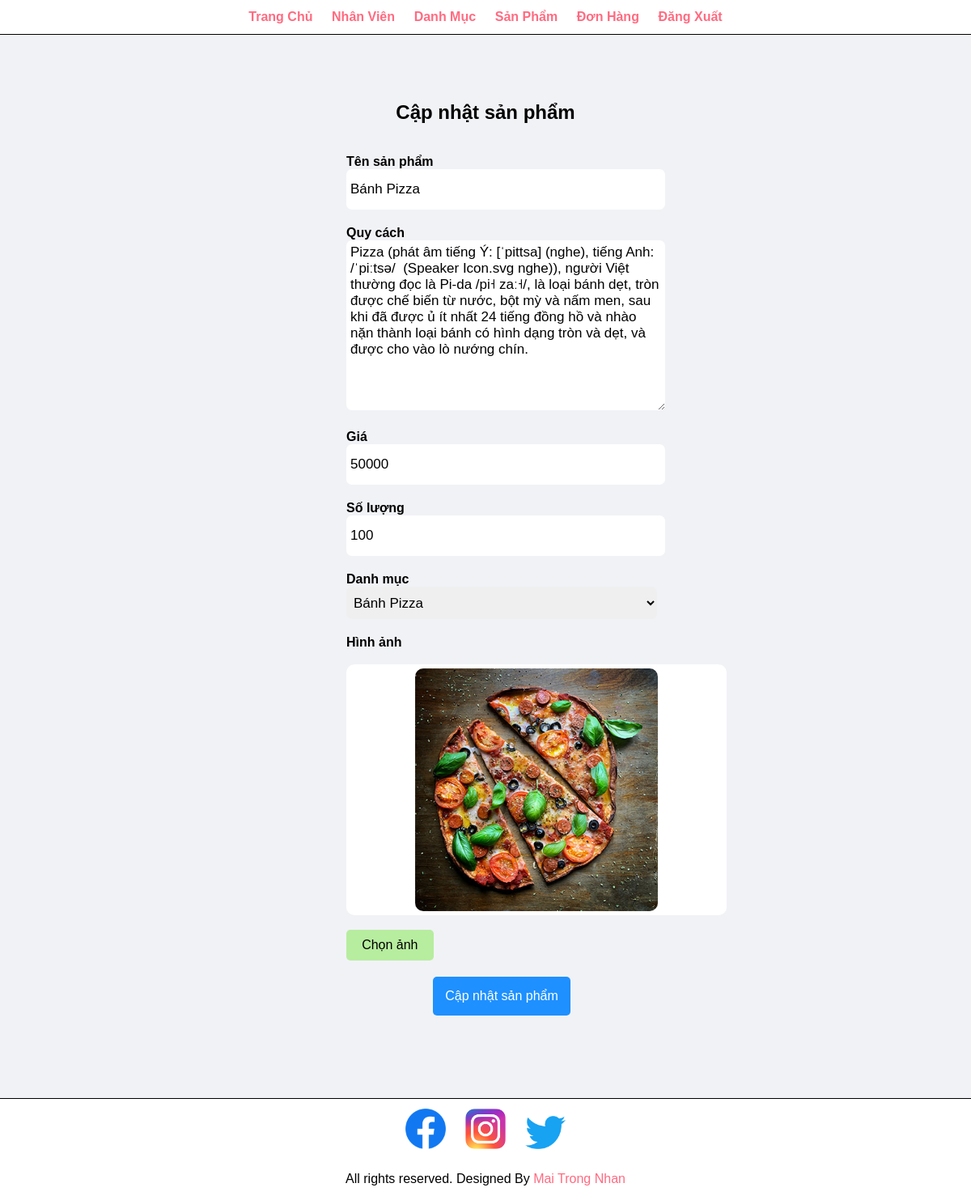
Page /admin/update-product.php?id=14 (signed in) on the committed database.
### tables this page shows
CREATE TABLE `HinhHangHoa` (
  `MaHinh` int(5) NOT NULL,
  `TenHinh` varchar(200) DEFAULT NULL,
  `MSHH` int(5) DEFAULT NULL
);

CREATE TABLE `HangHoa` (
  `MSHH` int(5) NOT NULL,
  `TenHH` varchar(100) DEFAULT NULL,
  `QuyCach` varchar(2000) DEFAULT NULL,
  `Gia` int(20) DEFAULT NULL,
  `SoLuongHang` int(10) DEFAULT NULL,
  `MaLoaiHang` int(5) DEFAULT NULL
);

### Config/connect.php (called while the page is built, shortened)
<?php
function executeSQLResult ($conn, $sql) {
    $result = mysqli_query($conn, $sql);
    $data = array();
    while ($row = mysqli_fetch_array($result)) {
        $data[] = $row;
    }
    return $data;
}
?>

### Admin/update-product.php (the view, shortened to what this page needs)
<?php include('./layouts/header.php') ?>
<section class="main">
    <div class="container">
        <h1 class="text-center">Cập nhật sản phẩm</h1>
        <br>
        <form action="" method="POST" enctype="multipart/form-data">
            <?php
            if (isset($_GET['id'])) {
                $id = $_GET['id'];
            } else {
                $_SESSION['error'] = 'Không có dữ liệu';
                header('Location: ' . URL . 'Admin/manager-products.php');
            }
            $conn = connectToDatabase();
            $sql = "SELECT HangHoa.MSHH, TenHH, QuyCach, Gia, SoLuongHang, HangHoa.MaloaiHang, MaHinh, TenHinh
                    FROM HangHoa, HinhHangHoa, LoaiHangHoa
                    WHERE HangHoa.MSHH = HinhHangHoa.MSHH AND LoaiHangHoa.MaLoaiHang = HangHoa.MaLoaiHang AND HangHoa.MSHH = $id;";
            $products = executeSQLResult($conn, $sql);
            $nameProduct = $products[0]['TenHH'];
            $description = $products[0]['QuyCach'];
            $price = $products[0]['Gia'];
            $quality = $products[0]['SoLuongHang'];
            $category = $products[0]['MaloaiHang'];
            $pathImage = URL . 'images/products/' . $products[0]['TenHinh'];
            ?>
            <div class="group-input">
                <p><b>Tên sản phẩm</b></p>
                <input type="text" name="Name-Product" value="<?php echo $nameProduct; ?>" required placeholder="Tên sản phẩm *" class="format-ip">
            </div>
            <div class="group-input">
                <p><b>Quy cách</b></p>
                <textarea name="Description" id="" cols="30" rows="10" require placeholder="Quy cách *"><?php echo $description; ?></textarea>
            </div>
            <div class="group-input">
                <p><b>Giá</b></p>
                <input type="number" name="Price" id="price" value="<?php echo $price; ?>" required placeholder="Giá *" class="format-ip">
            </div>
            <div class="group-input">
                <p><b>Số lượng</b></p>
                <input type="number" name="Quality" id="quality" value="<?php echo $quality; ?>" required placeholder="Số lượng *" class="format-ip">
            </div>
            <div class="group-input">
                <p><b>Danh mục</b></p>
                <select name="Category" class="format-ip">
                    <?php
                    $sql = "SELECT MaLoaiHang, TenLoaiHang FROM LoaiHangHoa";
                    $listCategories = executeSQLResult($conn, $sql);
                    for ($i = 0; $i < count($listCategories); $i++) {
                        $codeCategory = $listCategories[$i]['MaLoaiHang'];
                        $nameCategory = $listCategories[$i]['TenLoaiHang'];
                        if ($codeCategory == $category) {
                            echo "<option value='$codeCategory' selected>$nameCategory</option>";
                        } else {
                            echo "<option value='$codeCategory'>$nameCategory</option>";
                        }
                    }
                    ?>
                </select>
            </div>
            <div class="group-input">
                <p><b>Hình ảnh</b></p>
                <br>
                <div id="img-review">
                    <img id='img-show' class='format-img-review img-category' width=300px height=300px src=<?php echo $pathImage; ?>>
                </div>
                <br>
                <label for="image-upload" class="input-file btn-secondary">
                    Chọn ảnh
                </label>
            </div>
            <div class="group-input">
                <input type="submit" id="register" value="Cập nhật sản phẩm" name="submit" class="btn-primary">
            </div>
        </form>
    </div>
</section>
<?php
include('./layouts/footer.php') ?>

### Admin/css/style.css (style rules this page uses)
* { margin: 0; padding: 0; font-family: Arial, Helvetica, sans-serif; }
body { margin: 0; padding: 0; width: 100%; }
.container { width: 80%; margin: 0 auto; padding: 1%; }
.text-center { text-align: center; }
.btn-primary { background-color: #1e90ff; padding: 1%; border-radius: 5px; color: white; text-decoration: none; display: block; text-align: center; }
.btn-secondary { background-color: #b7ed9f; border: 0; padding: 1%; border-radius: 5px; color: black; text-decoration: none; display: block; text-align: center; }
select { border: 0; }
.main { background-color: #f1f2f6; padding-top: 70px; padding-bottom: 70px; border-bottom: 1px solid; }
.main form { width: 40%; margin: 0 auto; }
.group-input { margin: 20px; width: 100%; }
.group-input p { text-align: left; }
.group-input input[type="submit"] { padding: 15px; font-size: 16px; border: 0; margin: 0 auto; }
.group-input textarea { border: 0; width: 100%; padding: 5px; font-size: 17px; border-radius: 7px; }
.format-ip { border: 0; width: 100%; height: 40px; padding: 5px; font-size: 17px; border-radius: 7px; }
.img-category { border-radius: 10px; }
.input-file { width: 100px; height: 30px; line-height: 30px; }
#img-review { width: 470px; height: 310px; margin: 0 auto; background-color: white; border-radius: 10px; overflow-y: hidden; }
.format-img-review { position: relative; left: 85px; top: 5px; line-height: 310px; }

### rows in the picture
hinhhanghoa: Name-Product "Bánh Pizza", Description "Pizza (phát âm tiếng Ý: [ˈpittsa] (nghe), tiếng Anh: /ˈpiːtsə/ (Speaker Icon.svg nghe)), người Việt thường đọc là Pi-da /pi˧ zaː˧/, là loại bánh dẹt, tròn được chế biến từ nước, bột mỳ và nấm men, sau khi đã được ủ ít nhất 24 tiếng đồng hồ và nhào nặn thành loại bánh có hình dạng tròn và dẹt, và được cho vào lò nướng chín.", Price "50000", Quality "100", TenHinh (picture)

### other values in the picture
form field Category "Bánh Pizza"
